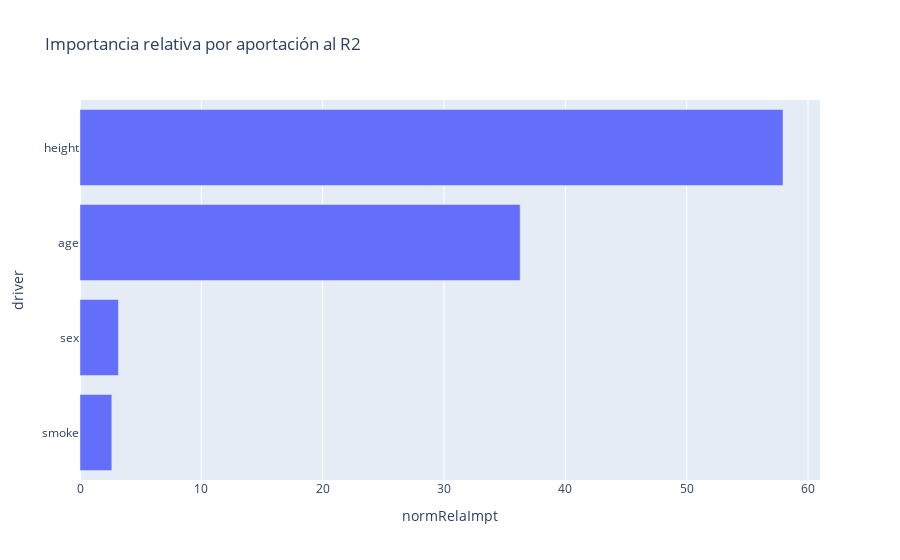

The notebook cell saved with this chart:
### Code cell
px.bar(df_results,x='normRelaImpt',y='driver',title='Importancia relativa por aportación al R2').update_yaxes(categoryorder="total ascending").show()

### Figure 1 — Plotly figure (JSON) as saved in the notebook; plotly's stock layout.template omitted (floating-point values rounded to 4 significant figures)
{"data": [{"alignmentgroup": "True", "hovertemplate": "normRelaImpt=%{x}<br>driver=%{y}<extra></extra>", "legendgroup": "", "marker": {"color": "#636efa", "pattern": {"shape": ""}}, "name": "", "offsetgroup": "", "orientation": "h", "showlegend": false, "textposition": "auto", "type": "bar", "x": [36.28, 57.94, 3.165, 2.622], "xaxis": "x", "y": ["age", "height", "sex", "smoke"], "yaxis": "y"}], "layout": {"barmode": "relative", "legend": {"tracegroupgap": 0}, "title": {"text": "Importancia relativa por aportación al R2"}, "xaxis": {"anchor": "y", "domain": [0, 1], "title": {"text": "normRelaImpt"}}, "yaxis": {"anchor": "x", "categoryorder": "total ascending", "domain": [0, 1], "title": {"text": "driver"}}}}
